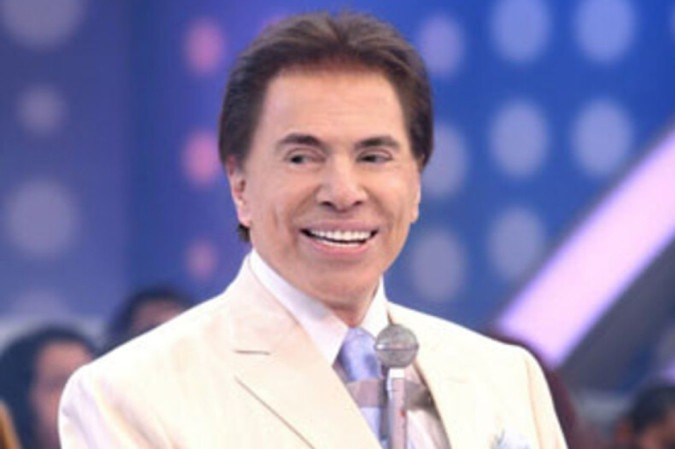
#> input picture Reconhecimento Facial Chaves/yalefaces/train/subject01.1.jpg, 675 x 449 px; its folder holds 4 pictures in this run
$ python lbph_train.py
#> lines starting #> are read from the running program, lines starting #| are printed output that depends on the picture
import cv2
import os
from PIL import Image
import numpy as np

def get_image_data():

  paths = [os.path.join('./yalefaces/train', f) for f in os.listdir('./yalefaces/train')]
  faces = []
  ids = []
  print(paths)
  for path in paths:
    imagem = Image.open(path).convert('L')
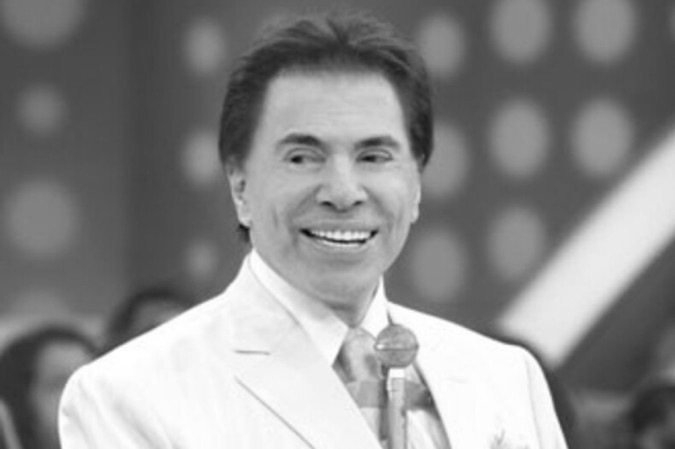
#> imagem: PIL image 675x449 L; min 8, max 255, mean 138.4

    imagem_np = np.array(imagem, 'uint8')
    faces.append(imagem_np)

    id = int(os.path.split(path)[1].split('.')[0].replace('subject', ''))
    ids.append(id)
#> pass 2 of the loop in get_image_data, `for path in paths:`:
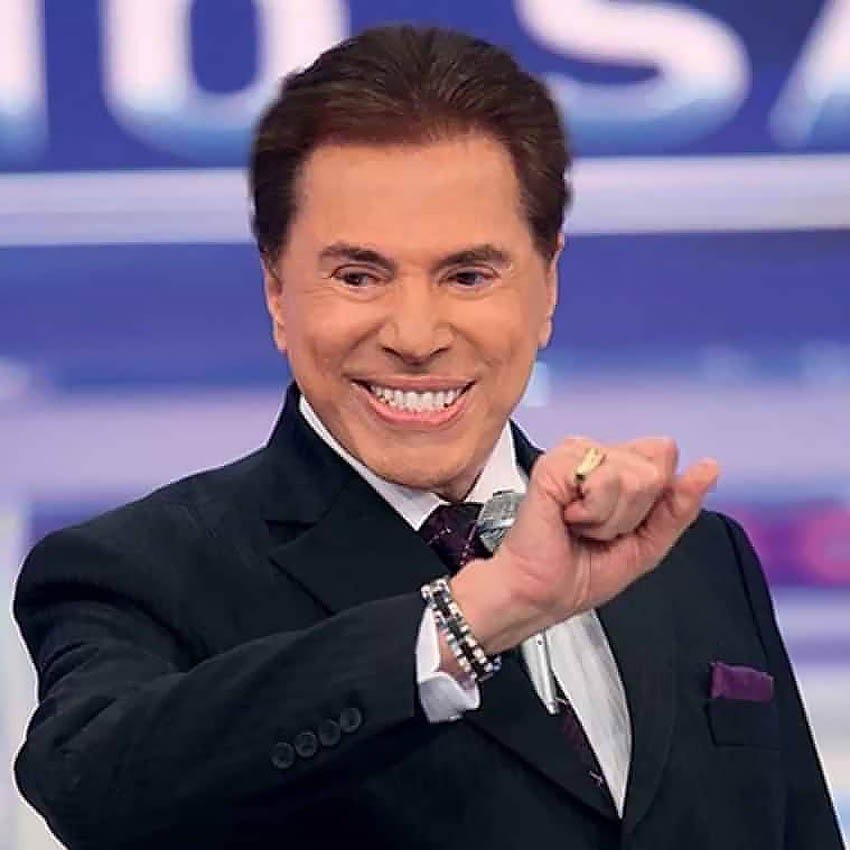
#> input picture Reconhecimento Facial Chaves/yalefaces/train/subject01.2.jpg, 850 x 850 px
#> in get_image_data, `imagem = Image.open(path).convert('L')`:
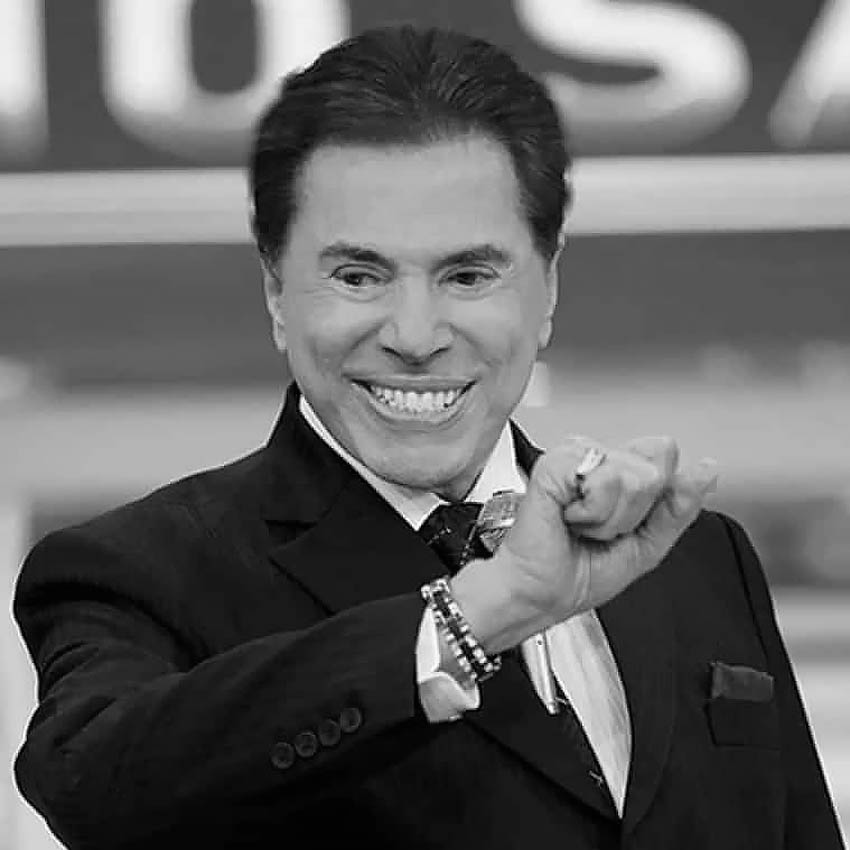
#> imagem: PIL image 850x850 L; min 0, max 255, mean 99.7
#> pass 3 of the loop in get_image_data, `for path in paths:`:
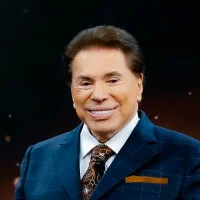
#> input picture Reconhecimento Facial Chaves/yalefaces/train/subject01.3.webp, 200 x 200 px
#> in get_image_data, `imagem = Image.open(path).convert('L')`:
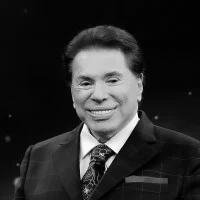
#> imagem: PIL image 200x200 L; min 0, max 255, mean 41.3
#> the loop made 4 passes; the first 3 are shown

  return np.array(ids), faces


ids, faces = get_image_data()
lbph_classifier = cv2.face.LBPHFaceRecognizer_create(radius = 4, neighbors = 14, grid_x = 10, grid_y = 10) #radiu  = alcance, Neighbors = numero de total de pixels vizinhos, grid_x e grid_y = tamanho da grade para gerar os histogramas, Threshold = indica a confiança
lbph_classifier.train(faces, ids)
lbph_classifier.write('lbph_classifier.yml')
